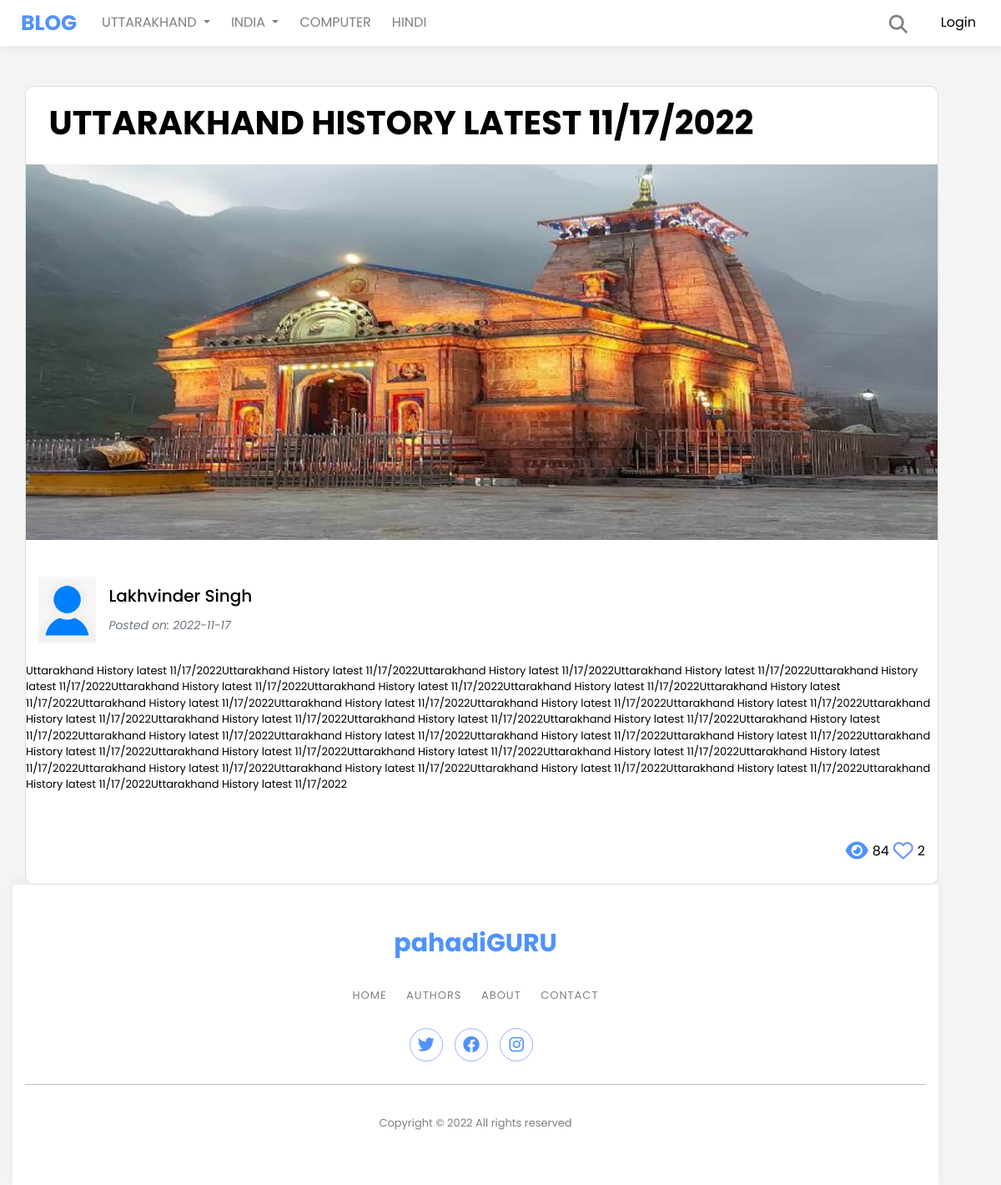
The app's page /postpage/42 with its own data.
### app.py (models this page shows)
class Posts(db.Model):
    id = db.Column(db.Integer, primary_key=True)
    title = db.Column(db.String(50), nullable=False)
    category = db.Column(db.String(50), nullable=False)
    content = db.Column(db.String(500), nullable=False)
    date_added = db.Column(db.Date, default=date.today)
    date_time = db.Column(db.DateTime, default=datetime.utcnow)
    poster_id = db.Column(db.Integer, db.ForeignKey('users.id'))
    likes=db.relationship('Likes',backref='post',passive_deletes=True)
    views=db.relationship('Views',backref='post',passive_deletes=True)

class Users(db.Model, UserMixin):
    id = db.Column(db.Integer, primary_key=True)
    username = db.Column(db.String(20), unique=True, nullable=False)
    name = db.Column(db.String(50), nullable=False)
    email = db.Column(db.String(150), nullable=False)
    phone = db.Column(db.String(50), nullable=False)
    date_added = db.Column(db.Date, default=date.today)
    about_author = db.Column(db.String(500), nullable=False)
    security_question = db.Column(db.String(50), nullable=False)
    security_answer = db.Column(db.String(50), nullable=False)
    password_hash = db.Column(db.String(128))
    role = db.Column(db.String(10), default='User')
    posts = db.relationship('Posts', backref='poster')
    likes=db.relationship('Likes',backref='user',passive_deletes=True)
    profile_pic=db.Column(db.String(), nullable=True)

### app.py (the view)
@app.route("/postpage/<int:id>")
def postpage(id):
    all_like=[]
    posts = Posts.query.filter_by(id=id).first()
    like=Likes.query.filter_by(post_id=id).all()
    for i in like:
        all_like.append(i.liker_id)
    views = Views.query.filter_by(post_id=id).first()
    if views:
        views.view_count += 1
        db.session.commit()
    else:
        views = Views(post_id=id, view_count=1)
        db.session.add(views)
        db.session.commit()
    views = Views.query.filter_by(post_id=id).first()
    view_count = views.view_count
    return render_template('postpage.html',posts=posts,all_like=all_like,view_count=view_count)

### templates/postpage.html (shortened to what this page needs)
{% extends 'base.html' %}
{% block content %}
<div class="card mt-5 ml-4 rounded-4">
  <div class="card-body rounded-4">
    <h5 class="card-title font-weight-bold ml-4" style="font-size: 4rem;">{{posts.title|upper}}</h5>
  </div>
  <img src="\static\images\kedar.jpg"  height="450">
  <br>
  <br>
  <div class="d-flex">
    <div class="flex-shrink-0 ml-4">
        <img src="\static\images\user.png" class="w-100" width="80" height="80">
    </div>
    <div class="flex-grow-1 ml-4  my-2">
      <h5>{{posts.poster.name}}</h5>
        <small class="text-muted"><i>Posted on: {{posts.date_added}}</i></small>
    </div>
  </div>
  <br>
    <p style="margin: 0 2rem!important;">{{posts.content|safe}}</p>
    <br>
    <div style="display: flex; align-items: center; justify-content: right; float: right; padding-right: 10px;" >
          <div style="display: flex; align-items: center; justify-content: center;">
            <a style="color: #4f92ff;" ><i style="font-size: x-large; padding: 0;" class="fa fa-eye"></i></a>
            <span style="padding: 0.5rem;">{{view_count}}</span>
          </div>
          <div style="display: flex; align-items: center; justify-content: center;">
            {% if current_user.is_authenticated %}
              {% if current_user.id in all_like  %}
              <a href="{{url_for('like',id=posts.id)}}"><i style="font-size: x-large; padding: 0;" class="fa-solid fa-heart"></i></a>
              {% else %}
              <a href="{{url_for('like',id=posts.id)}}"><i style="font-size: x-large; padding: 0;" class="fa-regular fa-heart"></i></a>
              {% endif %}
            {% else %}
            <a href="{{url_for('like',id=posts.id)}}"><i style="font-size: x-large; padding: 0;" class="fa-regular fa-heart"></i></a>
            {% endif %}
            <span style="padding: 0.5rem;">{{posts.likes|length}}</span>
          </div>
    </div>
<br>
{% endblock %}

### records on screen
Posts: title "UTTARAKHAND HISTORY LATEST 11/17/2022", date_added "2022-11-17", content "Uttarakhand History latest 11/17/2022Uttarakhand History latest 11/17/2022Uttarakhand History latest 11/17/2022Uttarakhand History latest 11/17/2022Uttarakhand History latest 11/17/2022Uttarakhand History latest 11/17/2022Uttarakhand History latest 11/17/2022Uttarakhand History latest 11/17/2022Uttarakhand History latest 11/17/2022Uttarakhand History latest 11/17/2022Uttarakhand History latest 11/17/2022Uttarakhand History latest 11/17/2022Uttarakhand History latest 11/17/2022Uttarakhand History latest 11/17/2022Uttarakhand History latest 11/17/2022Uttarakhand History latest 11/17/2022Uttarakhand History latest 11/17/2022Uttarakhand History latest 11/17/2022Uttarakhand History latest…"
Users: poster.name "Lakhvinder Singh"

### other values on screen
{{ view_count }} "84"
{{ posts.likes|length }} "2"
